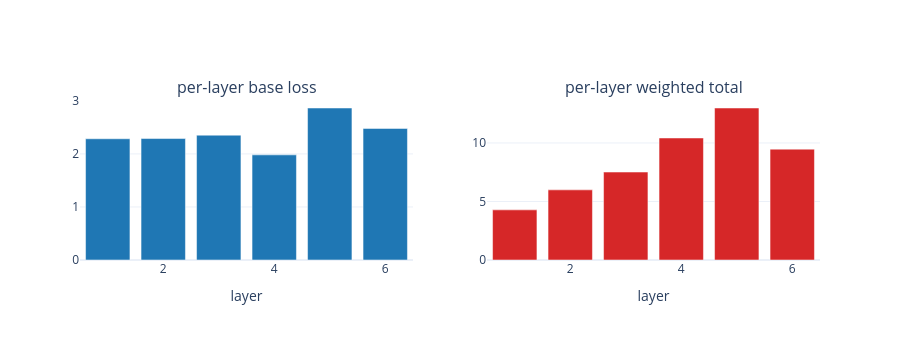

Notebook cell for this chart:
### Markdown cell above
## 9. The training loss

The training loss has four ingredients per layer; the layers are then combined with a smooth `tanh`-ramp aggregation that emphasizes later layers more.

1. **Syndrome / dual consistency** (the *sine-residue* loss):
$$ L_{\text{base}}^{(t)} = \frac{1}{N}\sum_{\text{samples}}\,\Big|\sin\Big(\tfrac{\pi}{2} D \cdot (\sigma(\mathrm{LLR}^{(t)}) + e^*)\Big)\Big|.$$
$D$ is the dual parity-check matrix (here just $H$). Each row evaluates a parity that the *total* error (predicted + true) should satisfy; `sin(π/2 · k)` is zero iff $k$ is an even integer, so the loss vanishes when the predicted error and the true error agree on every parity.

2. **Confidence regularizer**: $-\sum H_2(\sigma(\mathrm{LLR}))$, encouraging definite (low-entropy) posteriors. Weighted by $\tanh((t+1)/T)$ so later layers count more.

3. **Sparsity penalty**: $\sum \sigma(\mathrm{LLR})$, mild pressure toward decoding the lowest-weight compatible error.

4. **Correlation penalty** (off here): Ising-style penalty when CER metadata flags strongly correlated qubit pairs.

Below we evaluate each component on a small batch with random model weights, just to see scales.

### Code cell
torch.manual_seed(1)
demo_model = NachmaniNeuralBP(base)  # default random weights
demo_synd, demo_err = generate_training_data(
    torch.tensor(H, dtype=torch.float32), n_samples=64, error_probability=p,
)
with torch.no_grad():
    demo_posteriors = demo_model(demo_model.expand_initial_llrs(64), demo_synd)
    breakdown = compute_loss_breakdown(
        demo_posteriors,
        demo_err,
        parity_check_matrix_dual=torch.as_tensor(H, dtype=torch.float32),
        connectivity=torch.zeros((0, 2), dtype=torch.long),
        correlation_strengths=torch.zeros(0),
        is_correlated=False,
        correlation_importance=0.0,
        loss_layer_temperature=1.0,
        llr_certainty_importance=0.05,
        sparsity_importance=0.02,
    )
rows = []
for t, layer in enumerate(breakdown.per_layer):
    rows.append({
        "layer": t + 1,
        "base (sine residue)": float(layer.base_loss),
        "llr regularizer": float(layer.llr_regularizer),
        "sparsity": float(layer.sparsity_penalty),
        "weighted total": float(layer.total_loss),
    })

fig = make_subplots(rows=1, cols=2, subplot_titles=("per-layer base loss", "per-layer weighted total"))
xs = list(range(1, len(rows) + 1))
fig.add_trace(go.Bar(x=xs, y=[r["base (sine residue)"] for r in rows], marker_color="#1f77b4"), 1, 1)
fig.add_trace(go.Bar(x=xs, y=[r["weighted total"] for r in rows], marker_color="#d62728"), 1, 2)
fig.update_layout(showlegend=False, height=340)
fig.update_xaxes(title_text="layer")
fig

### Figure 1 — Plotly figure (JSON) as saved in the notebook; plotly's stock layout.template omitted (floating-point values rounded to 4 significant figures)
{"data": [{"marker": {"color": "#1f77b4"}, "type": "bar", "x": [1, 2, 3, 4, 5, 6], "xaxis": "x", "y": [2.286, 2.29, 2.354, 1.982, 2.866, 2.481], "yaxis": "y"}, {"marker": {"color": "#d62728"}, "type": "bar", "x": [1, 2, 3, 4, 5, 6], "xaxis": "x2", "y": [4.284, 5.993, 7.515, 10.43, 12.99, 9.474], "yaxis": "y2"}], "layout": {"annotations": [{"font": {"size": 16}, "showarrow": false, "text": "per-layer base loss", "x": 0.225, "xanchor": "center", "xref": "paper", "y": 1, "yanchor": "bottom", "yref": "paper"}, {"font": {"size": 16}, "showarrow": false, "text": "per-layer weighted total", "x": 0.775, "xanchor": "center", "xref": "paper", "y": 1, "yanchor": "bottom", "yref": "paper"}], "height": 340, "showlegend": false, "xaxis": {"anchor": "y", "domain": [0, 0.45], "title": {"text": "layer"}}, "xaxis2": {"anchor": "y2", "domain": [0.55, 1], "title": {"text": "layer"}}, "yaxis": {"anchor": "x", "domain": [0, 1]}, "yaxis2": {"anchor": "x2", "domain": [0, 1]}}}
